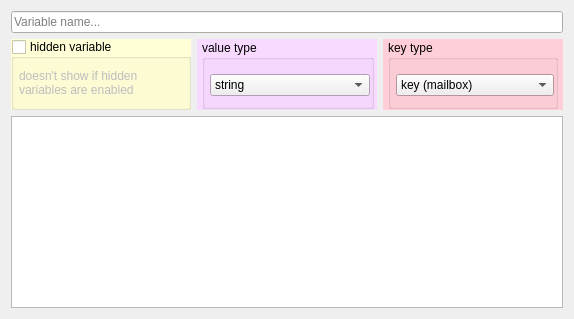
<?xml version="1.0" encoding="UTF-8"?>
<ui version="4.0">
 <class>vars_main_area</class>
 <widget class="QWidget" name="vars_main_area">
  <property name="geometry">
   <rect>
    <x>0</x>
    <y>0</y>
    <width>574</width>
    <height>319</height>
   </rect>
  </property>
  <property name="sizePolicy">
   <sizepolicy hsizetype="Preferred" vsizetype="Preferred">
    <horstretch>0</horstretch>
    <verstretch>0</verstretch>
   </sizepolicy>
  </property>
  <property name="minimumSize">
   <size>
    <width>0</width>
    <height>200</height>
   </size>
  </property>
  <property name="maximumSize">
   <size>
    <width>16777215</width>
    <height>16777215</height>
   </size>
  </property>
  <property name="windowTitle">
   <string>Form</string>
  </property>
  <layout class="QGridLayout" name="gridLayout">
   <item row="0" column="0" colspan="3">
    <widget class="QLineEdit" name="lineEdit_var_name">
     <property name="toolTip">
      <string>&lt;!DOCTYPE HTML PUBLIC &quot;-//W3C//DTD HTML 4.0//EN&quot; &quot;http://www.w3.org/TR/REC-html40/strict.dtd&quot;&gt;
&lt;html&gt;&lt;head&gt;&lt;meta name=&quot;qrichtext&quot; content=&quot;1&quot; /&gt;&lt;style type=&quot;text/css&quot;&gt;
p, li { white-space: pre-wrap; }
&lt;/style&gt;&lt;/head&gt;&lt;body style=&quot; font-family:'Ubuntu'; font-size:10pt; font-weight:400; font-style:normal;&quot;&gt;
&lt;p style=&quot; margin-top:0px; margin-bottom:0px; margin-left:0px; margin-right:0px; -qt-block-indent:0; text-indent:0px;&quot;&gt;Set the &lt;span style=&quot; font-style:italic;&quot;&gt;global variable&lt;/span&gt; or the &lt;span style=&quot; font-style:italic;&quot;&gt;table entry&lt;/span&gt; name here. The name has to start with a letter, but can contain a mix of letters and numbers.&lt;/p&gt;&lt;/body&gt;&lt;/html&gt;</string>
     </property>
     <property name="placeholderText">
      <string>Variable name...</string>
     </property>
    </widget>
   </item>
   <item row="1" column="0">
    <widget class="QGroupBox" name="hideVariable">
     <property name="sizePolicy">
      <sizepolicy hsizetype="Expanding" vsizetype="Expanding">
       <horstretch>0</horstretch>
       <verstretch>0</verstretch>
      </sizepolicy>
     </property>
     <property name="minimumSize">
      <size>
       <width>0</width>
       <height>0</height>
      </size>
     </property>
     <property name="maximumSize">
      <size>
       <width>16777215</width>
       <height>16777215</height>
      </size>
     </property>
     <property name="palette">
      <palette>
       <active>
        <colorrole role="Base">
         <brush brushstyle="SolidPattern">
          <color alpha="255">
           <red>255</red>
           <green>255</green>
           <blue>255</blue>
          </color>
         </brush>
        </colorrole>
        <colorrole role="Window">
         <brush brushstyle="SolidPattern">
          <color alpha="255">
           <red>255</red>
           <green>254</green>
           <blue>215</blue>
          </color>
         </brush>
        </colorrole>
       </active>
       <inactive>
        <colorrole role="Base">
         <brush brushstyle="SolidPattern">
          <color alpha="255">
           <red>255</red>
           <green>255</green>
           <blue>255</blue>
          </color>
         </brush>
        </colorrole>
        <colorrole role="Window">
         <brush brushstyle="SolidPattern">
          <color alpha="255">
           <red>255</red>
           <green>254</green>
           <blue>215</blue>
          </color>
         </brush>
        </colorrole>
       </inactive>
       <disabled>
        <colorrole role="Base">
         <brush brushstyle="SolidPattern">
          <color alpha="255">
           <red>255</red>
           <green>254</green>
           <blue>215</blue>
          </color>
         </brush>
        </colorrole>
        <colorrole role="Window">
         <brush brushstyle="SolidPattern">
          <color alpha="255">
           <red>255</red>
           <green>254</green>
           <blue>215</blue>
          </color>
         </brush>
        </colorrole>
       </disabled>
      </palette>
     </property>
     <property name="toolTip">
      <string>Hides this variable from the variables view, if hidden variables are enabled. 

You might want to hide variables that aren't related to you, so you can focus only
on your own system and not be distrated by some of the Mudlet defaults -
or, alternatively, use this not to mess them by up accident</string>
     </property>
     <property name="autoFillBackground">
      <bool>true</bool>
     </property>
     <property name="title">
      <string>hidden variable</string>
     </property>
     <property name="checkable">
      <bool>true</bool>
     </property>
     <property name="checked">
      <bool>false</bool>
     </property>
     <layout class="QVBoxLayout" name="verticalLayout">
      <property name="spacing">
       <number>0</number>
      </property>
      <property name="leftMargin">
       <number>5</number>
      </property>
      <property name="topMargin">
       <number>9</number>
      </property>
      <property name="rightMargin">
       <number>3</number>
      </property>
      <property name="bottomMargin">
       <number>9</number>
      </property>
      <item>
       <widget class="QLabel" name="label_3">
        <property name="sizePolicy">
         <sizepolicy hsizetype="Expanding" vsizetype="Expanding">
          <horstretch>0</horstretch>
          <verstretch>0</verstretch>
         </sizepolicy>
        </property>
        <property name="minimumSize">
         <size>
          <width>0</width>
          <height>25</height>
         </size>
        </property>
        <property name="text">
         <string>doesn't show if hidden variables are enabled</string>
        </property>
        <property name="scaledContents">
         <bool>true</bool>
        </property>
        <property name="wordWrap">
         <bool>true</bool>
        </property>
        <property name="indent">
         <number>0</number>
        </property>
       </widget>
      </item>
     </layout>
    </widget>
   </item>
   <item row="1" column="1">
    <widget class="QWidget" name="widget_12" native="true">
     <property name="sizePolicy">
      <sizepolicy hsizetype="Preferred" vsizetype="Preferred">
       <horstretch>0</horstretch>
       <verstretch>0</verstretch>
      </sizepolicy>
     </property>
     <property name="minimumSize">
      <size>
       <width>150</width>
       <height>0</height>
      </size>
     </property>
     <property name="baseSize">
      <size>
       <width>0</width>
       <height>0</height>
      </size>
     </property>
     <property name="palette">
      <palette>
       <active>
        <colorrole role="Base">
         <brush brushstyle="SolidPattern">
          <color alpha="255">
           <red>255</red>
           <green>255</green>
           <blue>255</blue>
          </color>
         </brush>
        </colorrole>
        <colorrole role="Window">
         <brush brushstyle="SolidPattern">
          <color alpha="255">
           <red>248</red>
           <green>217</green>
           <blue>255</blue>
          </color>
         </brush>
        </colorrole>
       </active>
       <inactive>
        <colorrole role="Base">
         <brush brushstyle="SolidPattern">
          <color alpha="255">
           <red>255</red>
           <green>255</green>
           <blue>255</blue>
          </color>
         </brush>
        </colorrole>
        <colorrole role="Window">
         <brush brushstyle="SolidPattern">
          <color alpha="255">
           <red>248</red>
           <green>217</green>
           <blue>255</blue>
          </color>
         </brush>
        </colorrole>
       </inactive>
       <disabled>
        <colorrole role="Base">
         <brush brushstyle="SolidPattern">
          <color alpha="255">
           <red>248</red>
           <green>217</green>
           <blue>255</blue>
          </color>
         </brush>
        </colorrole>
        <colorrole role="Window">
         <brush brushstyle="SolidPattern">
          <color alpha="255">
           <red>248</red>
           <green>217</green>
           <blue>255</blue>
          </color>
         </brush>
        </colorrole>
       </disabled>
      </palette>
     </property>
     <property name="autoFillBackground">
      <bool>true</bool>
     </property>
     <layout class="QGridLayout" name="gridLayout_9">
      <property name="leftMargin">
       <number>5</number>
      </property>
      <property name="topMargin">
       <number>1</number>
      </property>
      <property name="rightMargin">
       <number>3</number>
      </property>
      <property name="bottomMargin">
       <number>1</number>
      </property>
      <item row="0" column="1">
       <widget class="QGroupBox" name="var_type_box">
        <property name="enabled">
         <bool>true</bool>
        </property>
        <property name="sizePolicy">
         <sizepolicy hsizetype="Expanding" vsizetype="Minimum">
          <horstretch>0</horstretch>
          <verstretch>0</verstretch>
         </sizepolicy>
        </property>
        <property name="minimumSize">
         <size>
          <width>0</width>
          <height>0</height>
         </size>
        </property>
        <property name="toolTip">
         <string>&lt;!DOCTYPE HTML PUBLIC &quot;-//W3C//DTD HTML 4.0//EN&quot; &quot;http://www.w3.org/TR/REC-html40/strict.dtd&quot;&gt;
&lt;html&gt;&lt;head&gt;&lt;meta name=&quot;qrichtext&quot; content=&quot;1&quot; /&gt;&lt;style type=&quot;text/css&quot;&gt;
p, li { white-space: pre-wrap; }
&lt;/style&gt;&lt;/head&gt;&lt;body style=&quot; font-family:'Ubuntu'; font-size:10pt; font-weight:400; font-style:normal;&quot;&gt;
&lt;p style=&quot; margin-top:0px; margin-bottom:0px; margin-left:0px; margin-right:0px; -qt-block-indent:0; text-indent:0px;&quot;&gt;Type of value the variable data (in the big box below) should be.&lt;/p&gt;
&lt;p style=&quot;-qt-paragraph-type:empty; margin-top:0px; margin-bottom:0px; margin-left:0px; margin-right:0px; -qt-block-indent:0; text-indent:0px;&quot;&gt;&lt;/p&gt;
&lt;p style=&quot; margin-top:0px; margin-bottom:0px; margin-left:0px; margin-right:0px; -qt-block-indent:0; text-indent:0px;&quot;&gt;&lt;span style=&quot; font-style:italic;&quot;&gt;string&lt;/span&gt; - it's text (can contain numbers)&lt;/p&gt;
&lt;p style=&quot; margin-top:0px; margin-bottom:0px; margin-left:0px; margin-right:0px; -qt-block-indent:0; text-indent:0px;&quot;&gt;&lt;span style=&quot; font-style:italic;&quot;&gt;number&lt;/span&gt; - it's numbers only&lt;/p&gt;
&lt;p style=&quot; margin-top:0px; margin-bottom:0px; margin-left:0px; margin-right:0px; -qt-block-indent:0; text-indent:0px;&quot;&gt;&lt;span style=&quot; font-style:italic;&quot;&gt;boolean&lt;/span&gt; - true/false value only&lt;/p&gt;
&lt;p style=&quot; margin-top:0px; margin-bottom:0px; margin-left:0px; margin-right:0px; -qt-block-indent:0; text-indent:0px;&quot;&gt;&lt;span style=&quot; font-style:italic;&quot;&gt;table&lt;/span&gt; - this is a table (group), and can have other values in it&lt;/p&gt;&lt;/body&gt;&lt;/html&gt;</string>
        </property>
        <property name="title">
         <string>value type</string>
        </property>
        <property name="checkable">
         <bool>false</bool>
        </property>
        <property name="checked">
         <bool>false</bool>
        </property>
        <layout class="QGridLayout" name="gridLayout_7">
         <property name="leftMargin">
          <number>5</number>
         </property>
         <property name="topMargin">
          <number>5</number>
         </property>
         <property name="rightMargin">
          <number>1</number>
         </property>
         <property name="bottomMargin">
          <number>1</number>
         </property>
         <item row="0" column="0">
          <widget class="QComboBox" name="var_type">
           <item>
            <property name="text">
             <string>string</string>
            </property>
           </item>
           <item>
            <property name="text">
             <string>number</string>
            </property>
           </item>
           <item>
            <property name="text">
             <string>boolean</string>
            </property>
           </item>
           <item>
            <property name="text">
             <string>table</string>
            </property>
           </item>
          </widget>
         </item>
        </layout>
       </widget>
      </item>
     </layout>
    </widget>
   </item>
   <item row="1" column="2">
    <widget class="QWidget" name="widget_11" native="true">
     <property name="sizePolicy">
      <sizepolicy hsizetype="Expanding" vsizetype="Preferred">
       <horstretch>0</horstretch>
       <verstretch>0</verstretch>
      </sizepolicy>
     </property>
     <property name="palette">
      <palette>
       <active>
        <colorrole role="Base">
         <brush brushstyle="SolidPattern">
          <color alpha="255">
           <red>255</red>
           <green>255</green>
           <blue>255</blue>
          </color>
         </brush>
        </colorrole>
        <colorrole role="Window">
         <brush brushstyle="SolidPattern">
          <color alpha="255">
           <red>255</red>
           <green>206</green>
           <blue>217</blue>
          </color>
         </brush>
        </colorrole>
       </active>
       <inactive>
        <colorrole role="Base">
         <brush brushstyle="SolidPattern">
          <color alpha="255">
           <red>255</red>
           <green>255</green>
           <blue>255</blue>
          </color>
         </brush>
        </colorrole>
        <colorrole role="Window">
         <brush brushstyle="SolidPattern">
          <color alpha="255">
           <red>255</red>
           <green>206</green>
           <blue>217</blue>
          </color>
         </brush>
        </colorrole>
       </inactive>
       <disabled>
        <colorrole role="Base">
         <brush brushstyle="SolidPattern">
          <color alpha="255">
           <red>255</red>
           <green>206</green>
           <blue>217</blue>
          </color>
         </brush>
        </colorrole>
        <colorrole role="Window">
         <brush brushstyle="SolidPattern">
          <color alpha="255">
           <red>255</red>
           <green>206</green>
           <blue>217</blue>
          </color>
         </brush>
        </colorrole>
       </disabled>
      </palette>
     </property>
     <property name="autoFillBackground">
      <bool>true</bool>
     </property>
     <layout class="QVBoxLayout" name="verticalLayout_9">
      <property name="spacing">
       <number>0</number>
      </property>
      <property name="leftMargin">
       <number>5</number>
      </property>
      <property name="topMargin">
       <number>1</number>
      </property>
      <property name="rightMargin">
       <number>5</number>
      </property>
      <property name="bottomMargin">
       <number>1</number>
      </property>
      <item>
       <widget class="QGroupBox" name="key_type_box">
        <property name="minimumSize">
         <size>
          <width>0</width>
          <height>0</height>
         </size>
        </property>
        <property name="toolTip">
         <string>&lt;!DOCTYPE HTML PUBLIC &quot;-//W3C//DTD HTML 4.0//EN&quot; &quot;http://www.w3.org/TR/REC-html40/strict.dtd&quot;&gt;
&lt;html&gt;&lt;head&gt;&lt;meta name=&quot;qrichtext&quot; content=&quot;1&quot; /&gt;&lt;style type=&quot;text/css&quot;&gt;
p, li { white-space: pre-wrap; }
&lt;/style&gt;&lt;/head&gt;&lt;body style=&quot; font-family:'Ubuntu'; font-size:10pt; font-weight:400; font-style:normal;&quot;&gt;
&lt;p style=&quot; margin-top:0px; margin-bottom:0px; margin-left:0px; margin-right:0px; -qt-block-indent:0; text-indent:0px;&quot;&gt;If this variable is a key of a table, then you can select it to either be an &lt;span style=&quot; font-style:italic;&quot;&gt;indexed key&lt;/span&gt; or a &lt;span style=&quot; font-style:italic;&quot;&gt;key&lt;/span&gt; type.&lt;/p&gt;&lt;/body&gt;&lt;/html&gt;</string>
        </property>
        <property name="title">
         <string>key type</string>
        </property>
        <property name="checkable">
         <bool>false</bool>
        </property>
        <property name="checked">
         <bool>false</bool>
        </property>
        <layout class="QGridLayout" name="gridLayout_8">
         <property name="leftMargin">
          <number>5</number>
         </property>
         <property name="topMargin">
          <number>5</number>
         </property>
         <property name="rightMargin">
          <number>1</number>
         </property>
         <property name="bottomMargin">
          <number>1</number>
         </property>
         <item row="0" column="0">
          <widget class="QComboBox" name="key_type">
           <property name="toolTip">
            <string>&lt;!DOCTYPE HTML PUBLIC &quot;-//W3C//DTD HTML 4.0//EN&quot; &quot;http://www.w3.org/TR/REC-html40/strict.dtd&quot;&gt;
&lt;html&gt;&lt;head&gt;&lt;meta name=&quot;qrichtext&quot; content=&quot;1&quot; /&gt;&lt;style type=&quot;text/css&quot;&gt;
p, li { white-space: pre-wrap; }
&lt;/style&gt;&lt;/head&gt;&lt;body style=&quot; font-family:'Ubuntu'; font-size:10pt; font-weight:400; font-style:normal;&quot;&gt;
&lt;p style=&quot; margin-top:0px; margin-bottom:0px; margin-left:0px; margin-right:0px; -qt-block-indent:0; text-indent:0px;&quot;&gt;Tables can store values either in a list, and/or a hashmap. &lt;/p&gt;
&lt;p style=&quot;-qt-paragraph-type:empty; margin-top:0px; margin-bottom:0px; margin-left:0px; margin-right:0px; -qt-block-indent:0; text-indent:0px;&quot;&gt;&lt;/p&gt;
&lt;p style=&quot; margin-top:0px; margin-bottom:0px; margin-left:0px; margin-right:0px; -qt-block-indent:0; text-indent:0px;&quot;&gt;In a &lt;span style=&quot; font-weight:600;&quot;&gt;list&lt;/span&gt;, &lt;span style=&quot; font-style:italic;&quot;&gt;indexed keys&lt;/span&gt; represent values - so you can have values at &lt;span style=&quot; font-style:italic;&quot;&gt;1, 2, 3...&lt;/span&gt;&lt;/p&gt;
&lt;p style=&quot;-qt-paragraph-type:empty; margin-top:0px; margin-bottom:0px; margin-left:0px; margin-right:0px; -qt-block-indent:0; text-indent:0px;&quot;&gt;&lt;/p&gt;
&lt;p style=&quot; margin-top:0px; margin-bottom:0px; margin-left:0px; margin-right:0px; -qt-block-indent:0; text-indent:0px;&quot;&gt;In a &lt;span style=&quot; font-weight:600;&quot;&gt;map&lt;/span&gt;&lt;span style=&quot; font-weight:600; font-style:italic;&quot;&gt;, &lt;/span&gt;&lt;span style=&quot; font-style:italic;&quot;&gt;keys&lt;/span&gt; represent values - so you can have values under any name you'd like.&lt;/p&gt;
&lt;p style=&quot;-qt-paragraph-type:empty; margin-top:0px; margin-bottom:0px; margin-left:0px; margin-right:0px; -qt-block-indent:0; text-indent:0px;&quot;&gt;&lt;/p&gt;
&lt;p style=&quot; margin-top:0px; margin-bottom:0px; margin-left:0px; margin-right:0px; -qt-block-indent:0; text-indent:0px;&quot;&gt;This selects whenever you'd like your key to be an indexed or a non-indexed type.&lt;/p&gt;&lt;/body&gt;&lt;/html&gt;</string>
           </property>
           <item>
            <property name="text">
             <string>key (mailbox)</string>
            </property>
           </item>
           <item>
            <property name="text">
             <string>index key (list)</string>
            </property>
           </item>
          </widget>
         </item>
        </layout>
       </widget>
      </item>
     </layout>
    </widget>
   </item>
   <item row="2" column="0" colspan="3">
    <widget class="QTextEdit" name="lineEdit_var_value">
     <property name="font">
      <font>
       <family>Bitstream Vera Sans Mono</family>
       <pointsize>8</pointsize>
      </font>
     </property>
    </widget>
   </item>
  </layout>
 </widget>
 <resources/>
 <connections/>
</ui>
